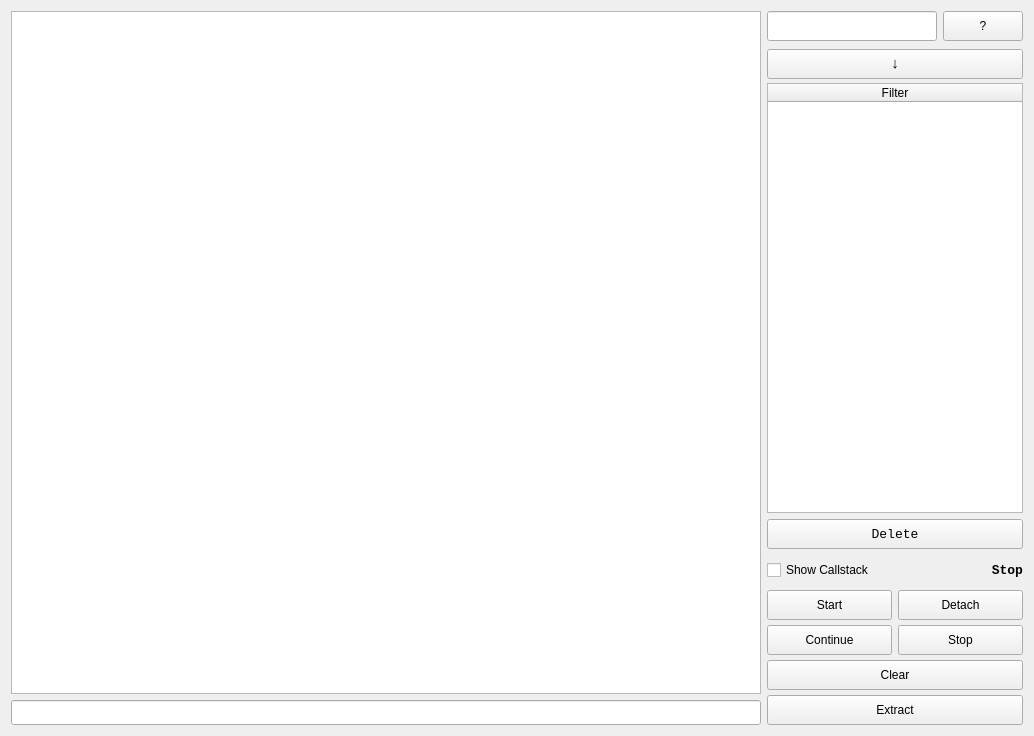
        <widget class="QWidget" name="tab_5">
         <attribute name="title">
          <string>API Trace</string>
         </attribute>
         <layout class="QGridLayout" name="gridLayout_54">
          <item row="0" column="0">
           <layout class="QGridLayout" name="gridLayout_52">
            <item row="1" column="1">
             <widget class="QPushButton" name="btnTrace_Add">
              <property name="sizePolicy">
               <sizepolicy hsizetype="Preferred" vsizetype="Preferred">
                <horstretch>0</horstretch>
                <verstretch>0</verstretch>
               </sizepolicy>
              </property>
              <property name="minimumSize">
               <size>
                <width>0</width>
                <height>30</height>
               </size>
              </property>
              <property name="maximumSize">
               <size>
                <width>1677215</width>
                <height>25</height>
               </size>
              </property>
              <property name="font">
               <font>
                <family>Consolas</family>
                <pointsize>11</pointsize>
                <weight>75</weight>
                <bold>true</bold>
               </font>
              </property>
              <property name="text">
               <string>↓</string>
              </property>
             </widget>
            </item>
            <item row="4" column="1">
             <widget class="QPushButton" name="btnTrace_Remove">
              <property name="sizePolicy">
               <sizepolicy hsizetype="Preferred" vsizetype="Preferred">
                <horstretch>0</horstretch>
                <verstretch>0</verstretch>
               </sizepolicy>
              </property>
              <property name="minimumSize">
               <size>
                <width>0</width>
                <height>30</height>
               </size>
              </property>
              <property name="maximumSize">
               <size>
                <width>16777215</width>
                <height>30</height>
               </size>
              </property>
              <property name="font">
               <font>
                <family>Consolas</family>
                <pointsize>10</pointsize>
                <weight>50</weight>
                <bold>false</bold>
               </font>
              </property>
              <property name="text">
               <string>Delete</string>
              </property>
             </widget>
            </item>
            <item row="0" column="1">
             <layout class="QGridLayout" name="gridLayout_53">
              <item row="0" column="0">
               <widget class="QLineEdit" name="txtTrace_Filter">
                <property name="sizePolicy">
                 <sizepolicy hsizetype="MinimumExpanding" vsizetype="Preferred">
                  <horstretch>0</horstretch>
                  <verstretch>0</verstretch>
                 </sizepolicy>
                </property>
                <property name="maximumSize">
                 <size>
                  <width>16777215</width>
                  <height>30</height>
                 </size>
                </property>
               </widget>
              </item>
              <item row="0" column="1">
               <widget class="QPushButton" name="pushButton_8">
                <property name="sizePolicy">
                 <sizepolicy hsizetype="Preferred" vsizetype="Preferred">
                  <horstretch>0</horstretch>
                  <verstretch>0</verstretch>
                 </sizepolicy>
                </property>
                <property name="minimumSize">
                 <size>
                  <width>0</width>
                  <height>30</height>
                 </size>
                </property>
                <property name="maximumSize">
                 <size>
                  <width>16777215</width>
                  <height>35</height>
                 </size>
                </property>
                <property name="text">
                 <string>?</string>
                </property>
               </widget>
              </item>
             </layout>
            </item>
            <item row="0" column="0" rowspan="6">
             <widget class="QTextEdit" name="txtTrace_Result">
              <property name="sizePolicy">
               <sizepolicy hsizetype="Expanding" vsizetype="Preferred">
                <horstretch>0</horstretch>
                <verstretch>0</verstretch>
               </sizepolicy>
              </property>
              <property name="minimumSize">
               <size>
                <width>750</width>
                <height>0</height>
               </size>
              </property>
              <property name="readOnly">
               <bool>true</bool>
              </property>
             </widget>
            </item>
            <item row="6" column="0">
             <widget class="QLineEdit" name="txtTrace_Search">
              <property name="sizePolicy">
               <sizepolicy hsizetype="Expanding" vsizetype="Preferred">
                <horstretch>0</horstretch>
                <verstretch>0</verstretch>
               </sizepolicy>
              </property>
              <property name="minimumSize">
               <size>
                <width>700</width>
                <height>0</height>
               </size>
              </property>
              <property name="maximumSize">
               <size>
                <width>16777215</width>
                <height>25</height>
               </size>
              </property>
             </widget>
            </item>
            <item row="2" column="1" rowspan="2">
             <widget class="QTableWidget" name="lstTrace_Filters">
              <property name="sizePolicy">
               <sizepolicy hsizetype="Preferred" vsizetype="Expanding">
                <horstretch>0</horstretch>
                <verstretch>0</verstretch>
               </sizepolicy>
              </property>
              <property name="minimumSize">
               <size>
                <width>0</width>
                <height>430</height>
               </size>
              </property>
              <property name="editTriggers">
               <set>QAbstractItemView::NoEditTriggers</set>
              </property>
              <property name="selectionMode">
               <enum>QAbstractItemView::SingleSelection</enum>
              </property>
              <property name="selectionBehavior">
               <enum>QAbstractItemView::SelectRows</enum>
              </property>
              <attribute name="horizontalHeaderStretchLastSection">
               <bool>true</bool>
              </attribute>
              <attribute name="verticalHeaderVisible">
               <bool>false</bool>
              </attribute>
              <column>
               <property name="text">
                <string>Filter</string>
               </property>
              </column>
             </widget>
            </item>
            <item row="5" column="1" rowspan="2">
             <layout class="QGridLayout" name="gridLayout_15">
              <property name="verticalSpacing">
               <number>5</number>
              </property>
              <item row="6" column="0" colspan="2">
               <widget class="QPushButton" name="btnTrace_Clear">
                <property name="sizePolicy">
                 <sizepolicy hsizetype="Preferred" vsizetype="Preferred">
                  <horstretch>0</horstretch>
                  <verstretch>0</verstretch>
                 </sizepolicy>
                </property>
                <property name="minimumSize">
                 <size>
                  <width>0</width>
                  <height>30</height>
                 </size>
                </property>
                <property name="maximumSize">
                 <size>
                  <width>16777215</width>
                  <height>30</height>
                 </size>
                </property>
                <property name="text">
                 <string>Clear</string>
                </property>
               </widget>
              </item>
              <item row="1" column="0">
               <widget class="QCheckBox" name="checkTrace_Callstack">
                <property name="sizePolicy">
                 <sizepolicy hsizetype="Preferred" vsizetype="Preferred">
                  <horstretch>0</horstretch>
                  <verstretch>0</verstretch>
                 </sizepolicy>
                </property>
                <property name="minimumSize">
                 <size>
                  <width>0</width>
                  <height>30</height>
                 </size>
                </property>
                <property name="maximumSize">
                 <size>
                  <width>16777215</width>
                  <height>30</height>
                 </size>
                </property>
                <property name="text">
                 <string>Show Callstack</string>
                </property>
               </widget>
              </item>
              <item row="1" column="1">
               <widget class="QLabel" name="labelTrace_Status">
                <property name="sizePolicy">
                 <sizepolicy hsizetype="Preferred" vsizetype="Preferred">
                  <horstretch>0</horstretch>
                  <verstretch>0</verstretch>
                 </sizepolicy>
                </property>
                <property name="minimumSize">
                 <size>
                  <width>0</width>
                  <height>30</height>
                 </size>
                </property>
                <property name="maximumSize">
                 <size>
                  <width>16777215</width>
                  <height>30</height>
                 </size>
                </property>
                <property name="font">
                 <font>
                  <family>Consolas</family>
                  <pointsize>10</pointsize>
                  <weight>75</weight>
                  <bold>true</bold>
                 </font>
                </property>
                <property name="text">
                 <string>Stop</string>
                </property>
                <property name="alignment">
                 <set>Qt::AlignRight|Qt::AlignTrailing|Qt::AlignVCenter</set>
                </property>
               </widget>
              </item>
              <item row="8" column="0" colspan="2">
               <widget class="QPushButton" name="btnTrace_Extract">
                <property name="sizePolicy">
                 <sizepolicy hsizetype="Preferred" vsizetype="Preferred">
                  <horstretch>0</horstretch>
                  <verstretch>0</verstretch>
                 </sizepolicy>
                </property>
                <property name="minimumSize">
                 <size>
                  <width>0</width>
                  <height>30</height>
                 </size>
                </property>
                <property name="maximumSize">
                 <size>
                  <width>16777215</width>
                  <height>30</height>
                 </size>
                </property>
                <property name="text">
                 <string>Extract</string>
                </property>
               </widget>
              </item>
              <item row="3" column="0">
               <widget class="QPushButton" name="pushButton_17">
                <property name="sizePolicy">
                 <sizepolicy hsizetype="Preferred" vsizetype="Preferred">
                  <horstretch>0</horstretch>
                  <verstretch>0</verstretch>
                 </sizepolicy>
                </property>
                <property name="minimumSize">
                 <size>
                  <width>0</width>
                  <height>30</height>
                 </size>
                </property>
                <property name="maximumSize">
                 <size>
                  <width>16777215</width>
                  <height>30</height>
                 </size>
                </property>
                <property name="text">
                 <string>Continue</string>
                </property>
               </widget>
              </item>
              <item row="3" column="1">
               <widget class="QPushButton" name="btnTrace_Stop">
                <property name="sizePolicy">
                 <sizepolicy hsizetype="Preferred" vsizetype="Preferred">
                  <horstretch>0</horstretch>
                  <verstretch>0</verstretch>
                 </sizepolicy>
                </property>
                <property name="minimumSize">
                 <size>
                  <width>0</width>
                  <height>30</height>
                 </size>
                </property>
                <property name="maximumSize">
                 <size>
                  <width>16777215</width>
                  <height>30</height>
                 </size>
                </property>
                <property name="text">
                 <string>Stop</string>
                </property>
               </widget>
              </item>
              <item row="2" column="0">
               <widget class="QPushButton" name="btnTrace_Start">
                <property name="sizePolicy">
                 <sizepolicy hsizetype="Preferred" vsizetype="Preferred">
                  <horstretch>0</horstretch>
                  <verstretch>0</verstretch>
                 </sizepolicy>
                </property>
                <property name="minimumSize">
                 <size>
                  <width>0</width>
                  <height>30</height>
                 </size>
                </property>
                <property name="maximumSize">
                 <size>
                  <width>16777215</width>
                  <height>30</height>
                 </size>
                </property>
                <property name="text">
                 <string>Start</string>
                </property>
               </widget>
              </item>
              <item row="2" column="1">
               <widget class="QPushButton" name="pushButton_18">
                <property name="sizePolicy">
                 <sizepolicy hsizetype="Preferred" vsizetype="Preferred">
                  <horstretch>0</horstretch>
                  <verstretch>0</verstretch>
                 </sizepolicy>
                </property>
                <property name="minimumSize">
                 <size>
                  <width>0</width>
                  <height>30</height>
                 </size>
                </property>
                <property name="maximumSize">
                 <size>
                  <width>16777215</width>
                  <height>30</height>
                 </size>
                </property>
                <property name="text">
                 <string>Detach</string>
                </property>
               </widget>
              </item>
             </layout>
            </item>
           </layout>
          </item>
         </layout>
        </widget>
